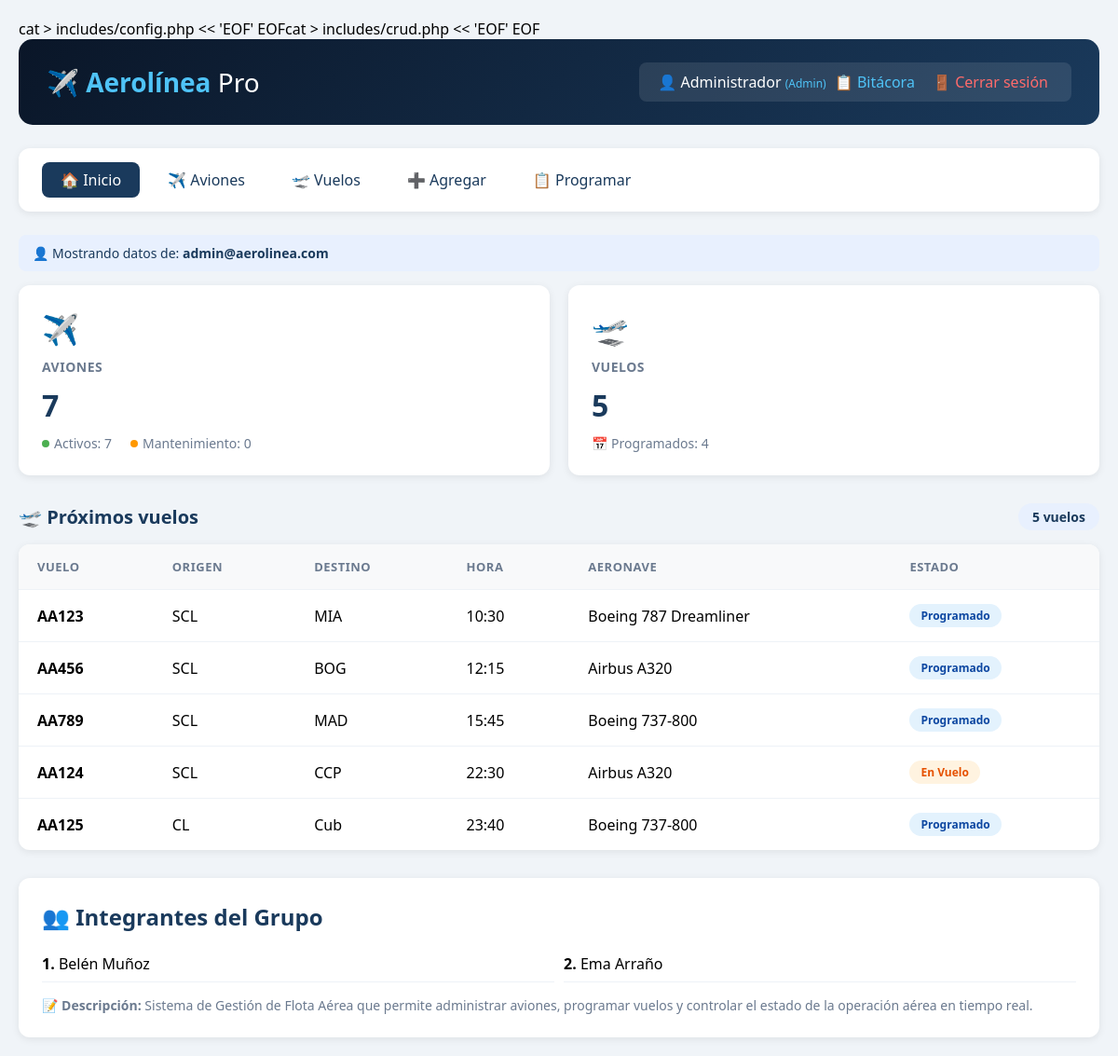
The app's page /index.php (signed in), older data.
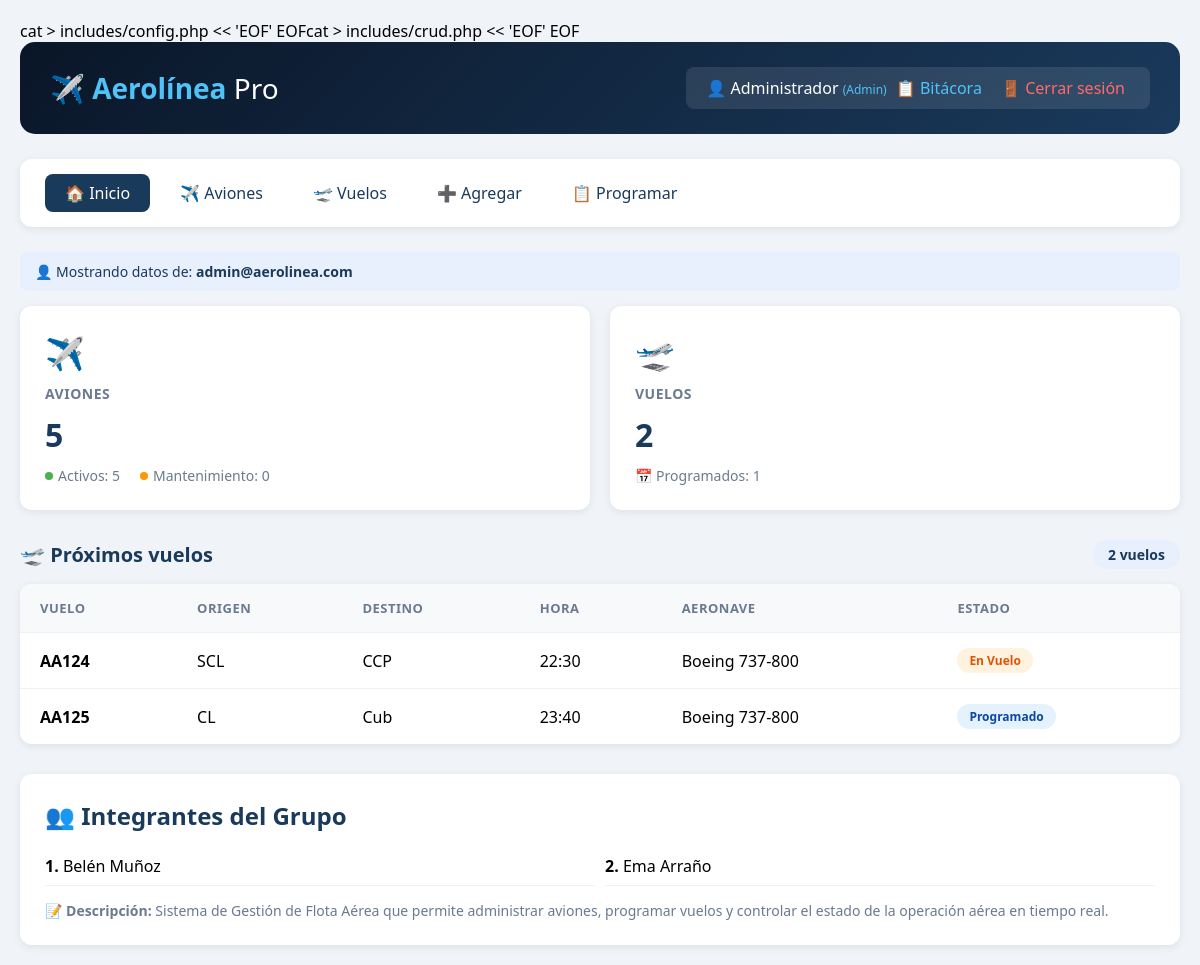
The same page, newer data.
### tables this page shows
CREATE TABLE vuelos (
    id INTEGER PRIMARY KEY AUTOINCREMENT,
    numero_vuelo TEXT UNIQUE NOT NULL,
    avion_id INTEGER NOT NULL,
    origen TEXT NOT NULL,
    destino TEXT NOT NULL,
    hora_salida DATETIME NOT NULL,
    hora_llegada DATETIME NOT NULL,
    estado TEXT DEFAULT 'Programado', "usuario_id",
    FOREIGN KEY (avion_id) REFERENCES aviones(id) ON DELETE CASCADE
);

CREATE TABLE aviones (
    id INTEGER PRIMARY KEY AUTOINCREMENT,
    matricula TEXT UNIQUE NOT NULL,
    modelo TEXT NOT NULL,
    fabricante TEXT NOT NULL,
    capacidad INTEGER NOT NULL,
    año_fabricacion INTEGER,
    estado TEXT DEFAULT 'Activo',
    fecha_registro TIMESTAMP DEFAULT CURRENT_TIMESTAMP
, "usuario_id");

### index.php (the view, shortened to what the changed rows need)
<?php
require_once 'includes/crud.php';
$usuario_id = $_SESSION['usuario_id'];
$stmt_aviones = $db->prepare("SELECT COUNT(*) as total FROM aviones WHERE usuario_id = ? OR usuario_id IS NULL");
$stmt_aviones->execute([$usuario_id]);
$total_aviones = $stmt_aviones->fetch()['total'];
$stmt_activos = $db->prepare("SELECT COUNT(*) as total FROM aviones WHERE (usuario_id = ? OR usuario_id IS NULL) AND estado = 'Activo'");
$stmt_activos->execute([$usuario_id]);
$aviones_activos = $stmt_activos->fetch()['total'];
$stmt_mantenimiento = $db->prepare("SELECT COUNT(*) as total FROM aviones WHERE (usuario_id = ? OR usuario_id IS NULL) AND estado = 'Mantenimiento'");
$stmt_mantenimiento->execute([$usuario_id]);
$aviones_mantenimiento = $stmt_mantenimiento->fetch()['total'];
$stmt_vuelos = $db->prepare("SELECT COUNT(*) as total FROM vuelos v
                             LEFT JOIN aviones a ON v.avion_id = a.id
                             WHERE a.usuario_id = ? OR a.usuario_id IS NULL");
$stmt_vuelos->execute([$usuario_id]);
$total_vuelos = $stmt_vuelos->fetch()['total'];
$stmt_programados = $db->prepare("SELECT COUNT(*) as total FROM vuelos v
                                  LEFT JOIN aviones a ON v.avion_id = a.id
                                  WHERE (a.usuario_id = ? OR a.usuario_id IS NULL) AND v.estado = 'Programado'");
$stmt_programados->execute([$usuario_id]);
$vuelos_programados = $stmt_programados->fetch()['total'];
$stmt_vuelos_list = $db->prepare("SELECT v.*, a.modelo as avion_modelo, a.matricula as avion_matricula
                                   FROM vuelos v
                                   LEFT JOIN aviones a ON v.avion_id = a.id
                                   WHERE a.usuario_id = ? OR a.usuario_id IS NULL
                                   ORDER BY v.hora_salida ASC");
$stmt_vuelos_list->execute([$usuario_id]);
$vuelos = $stmt_vuelos_list->fetchAll();
?>
<!DOCTYPE html>
<html lang="es">
<head>
</head>
<body>
    <div class="container">
        <div class="header">
            <h1>✈️ <span>Aerolínea</span> Pro</h1>
        </div>
        <div class="stats-grid">
            <div class="stat-card">
                <div class="icon">✈️</div>
                <h3>Aviones</h3>
                <div class="number"><?= $total_aviones ?></div>
                <div class="sub-stats">
                    <span><span class="dot dot-green"></span> Activos: <?= $aviones_activos ?></span>
                    <span><span class="dot dot-orange"></span> Mantenimiento: <?= $aviones_mantenimiento ?></span>
                </div>
            </div>
            <div class="stat-card">
                <div class="icon">🛫</div>
                <h3>Vuelos</h3>
                <div class="number"><?= $total_vuelos ?></div>
                <div class="sub-stats">
                    <span>📅 Programados: <?= $vuelos_programados ?></span>
                </div>
            </div>
        </div>
        <div class="section-title">
            <span>🛫 Próximos vuelos</span>
            <span class="badge"><?= count($vuelos) ?> vuelos</span>
        </div>
        <div class="table-wrapper">
            <table>
                <thead>
                    <tr>
                        <th>Vuelo</th>
                        <th>Origen</th>
                        <th>Destino</th>
                        <th>Hora</th>
                        <th>Aeronave</th>
                        <th>Estado</th>
                    </tr>
                </thead>
                <tbody>
                    <?php if (count($vuelos) > 0): ?>
                        <?php foreach ($vuelos as $vuelo): ?>
                            <tr>
                                <td><strong><?= htmlspecialchars($vuelo['numero_vuelo']) ?></strong></td>
                                <td><?= htmlspecialchars($vuelo['origen']) ?></td>
                                <td><?= htmlspecialchars($vuelo['destino']) ?></td>
                                <td><?= date('H:i', strtotime($vuelo['hora_salida'])) ?></td>
                                <td><?= htmlspecialchars($vuelo['avion_modelo'] ?? 'N/A') ?></td>
                                <td>
                                    <?php
                                    $estado = $vuelo['estado'];
                                    $clase = 'status-ontime';
                                    if ($estado == 'Programado') $clase = 'status-preparing';
                                    if ($estado == 'En Vuelo') $clase = 'status-boarding';
                                    ?>
                                    <span class="status-badge <?= $clase ?>"><?= $estado ?></span>
                                </td>
                            </tr>
                        <?php endforeach; ?>
                    <?php endif; ?>
                </tbody>
            </table>
        </div>
        <div class="integrantes-section">
            <h2>👥 Integrantes del Grupo</h2>
        </div>
    </div>
</body>
</html>

Row changes from the older to the newer data that the page shows:
removed vuelos: numero_vuelo "AA123", origen "SCL", destino "MIA", hora_salida "10:30", avion.modelo "Boeing 787 Dreamliner", estado "Programado"
removed vuelos: numero_vuelo "AA456", origen "SCL", destino "BOG", hora_salida "12:15", avion.modelo "Airbus A320", estado "Programado"
removed vuelos: numero_vuelo "AA789", origen "SCL", destino "MAD", hora_salida "15:45", avion.modelo "Boeing 737-800", estado "Programado"
changed vuelos "AA124": avion.modelo "Airbus A320" → "Boeing 737-800"
Text that changed along with them:
$total_aviones: "7" → "5"
$aviones_activos: "7" → "5"
$total_vuelos: "5" → "2"
$vuelos_programados: "4" → "1"
count($vuelos): "5" → "2"
